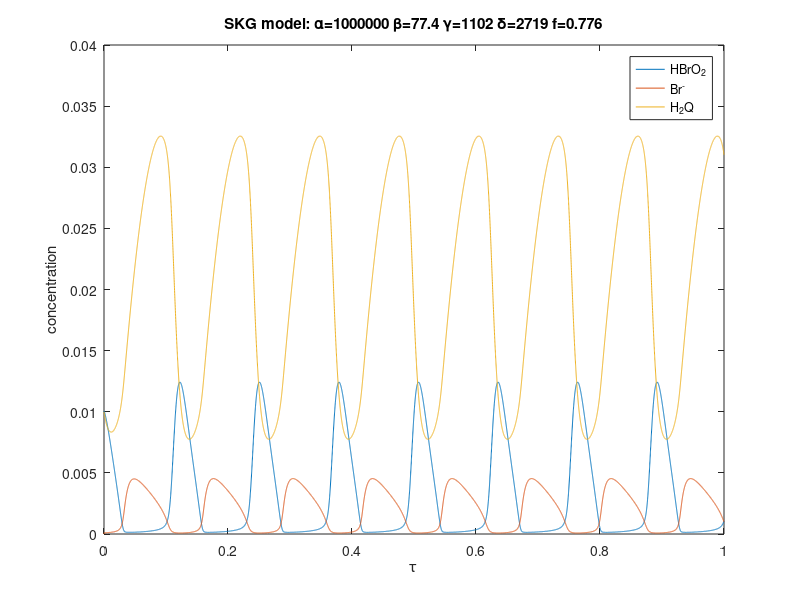

Here is the MATLAB script that generated this plot:
#! /usr/bin/octave -qf
# -*-octave-*-
# SKG model DOI: 10.1021/jp9832721
# Eqs E6-E8


global galpha = 1000000;
global gbeta = 77.4;
global ggamma = 1102;
global gdelta = 2719;
global gf = 0.776;

if (1 == nargin)
  arg_list = argv();
  gf = str2num(arg_list{1});
endif

function xdot = f (x, t)
  global galpha;
  global gbeta;
  global ggamma;
  global gdelta;
  global gf;

  xdot = zeros (3, 1);

  # alpha = ka * kc / realpow(kf, 2);
  # beta = kb / kf;
  # delta = 2 * kc * k3 / realpow(kf, 2);
  # gamma = kd * realsqrt(ke) / realpow(kf, 3/2);

  xdot(1) = x(2) * (gbeta - galpha * x(1)) + x(3) * (ggamma * realsqrt(x(1)) + 1.0) - gdelta * realpow(x(1), 2);
  xdot(2) = 1.0 - x(2) * (gbeta + galpha * x(1));
  xdot(3) = gf - x(3) * (ggamma * realsqrt(x(1)) + 1.0); 

endfunction



#1 HBrO2
x1 = 0.01;
#2 Br-
x2 = 0;
#3 H2Q
x3 = 0.01;

x0 = [x1; x2; x3];

# time = kf*t
t = linspace (0, 1, 10000);

y = lsode ("f", x0, t);


plot (t, y);

xlabel("\\tau");
ylabel("concentration");
title(cstrcat("SKG model: \\alpha=", num2str(galpha),
			  " \\beta=", num2str(gbeta),
			  " \\gamma=", num2str(ggamma),
			  " \\delta=", num2str(gdelta),
			  " f=", num2str(gf))
	  );
legend("HBrO_2", "Br^-", "H_2Q");

print -djpg skg.jpg

d = [rot90(t, -1), y];

save plot.mat d;

quit(0);
